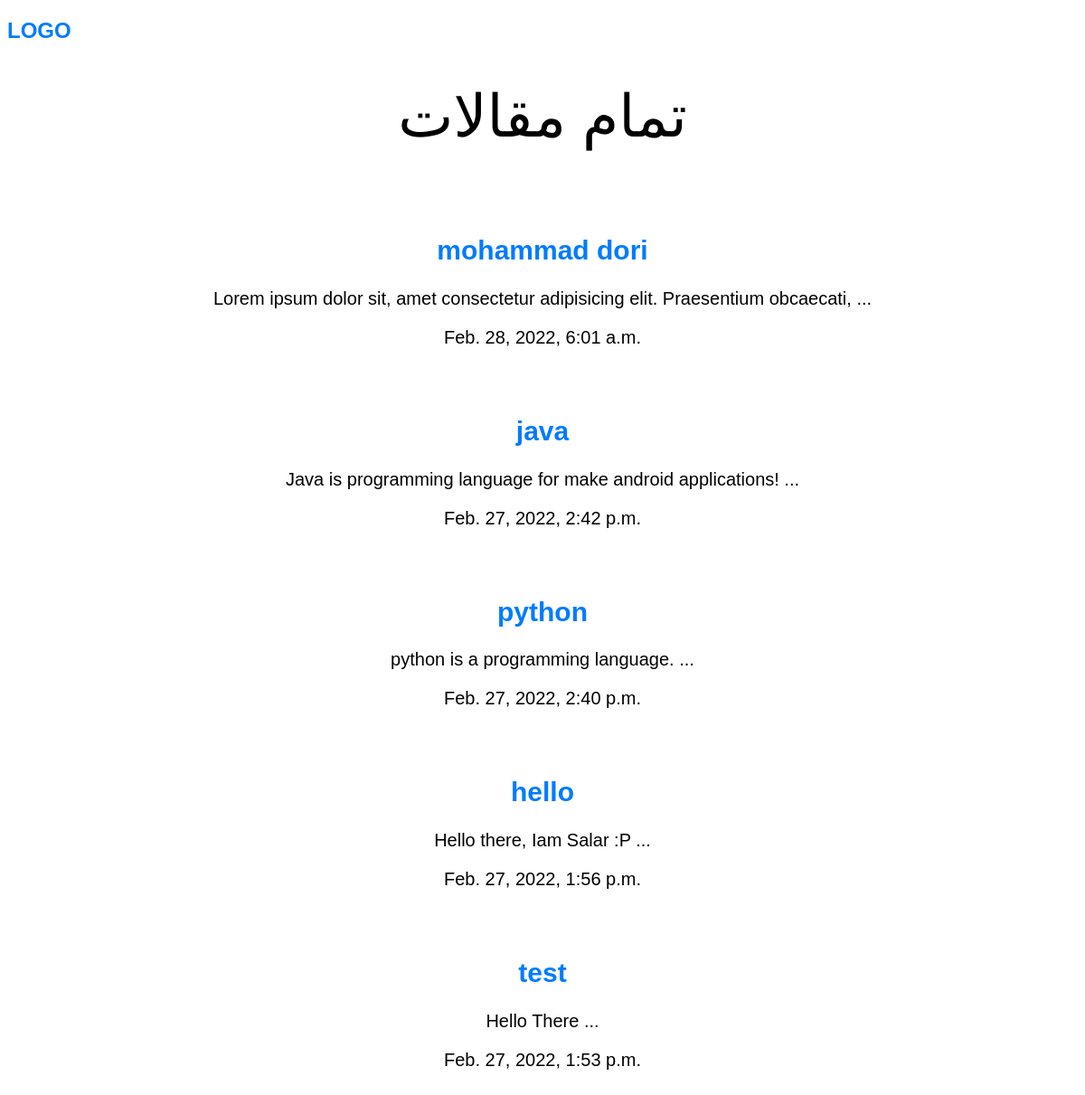
The app's page /articles/, older data.
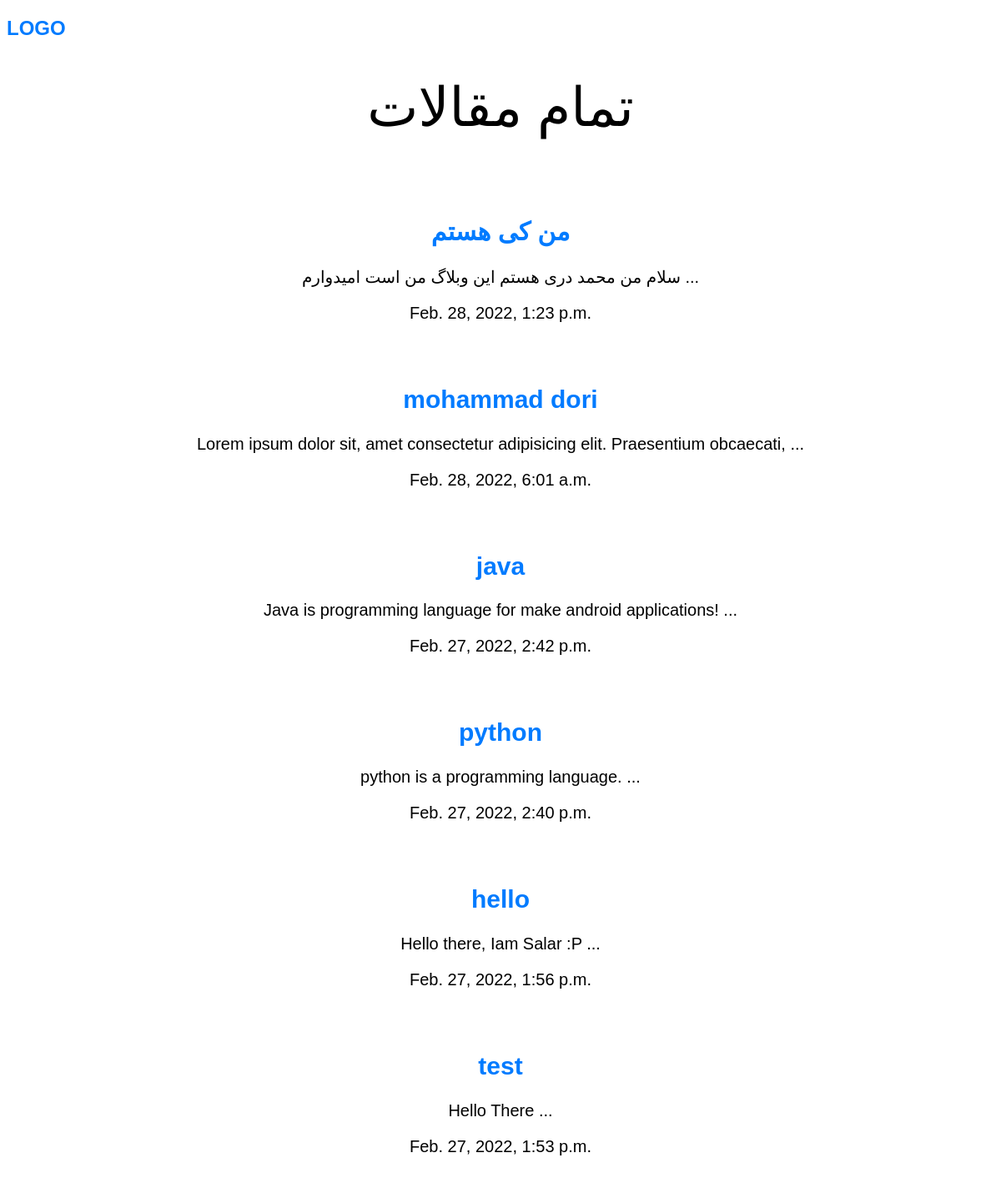
The same page, newer data.
### articles/models.py (models this page shows, shortened)
class Article(models.Model):
    title: str = models.CharField(max_length=256)
    slug = models.SlugField()
    body: str = models.TextField()
    date = models.DateTimeField(auto_now_add=True)
    image = models.ImageField(default='default.png', blank=True)
    def snippet(self):
        return " ".join(self.body[:80].split()[:10]) + " ..."

### articles/views.py (the view)
# urls.py: path("", views.articles_list, name="list"),
def articles_list(request):
    articles = models.Article.objects.all().order_by("-date")[:20]
    args = {
        "articles": articles
    }
    return render(request, "articles/articles.html", args)

### articles/templates/articles/articles.html (shortened to what this page needs)
{% extends 'base.html' %}
{% block content %}
<h1 class="title">تمام مقالات</h1>
{% for article in articles %}
<div class="articles">
  <h2>
    <a href="{% url 'articles:detail' slug=article.slug %}">{{ article.title }}</a>
  </h2>
  <p>{{ article.snippet }}</p>
  <p>{{ article.date }}</p>
</div>
{% endfor %}
{% endblock %}

Row changes from the older to the newer data that the page shows:
added Article: title "من کی هستم", snippet "سلام من محمد دری هستم این وبلاگ من است امیدوارم ...", date "Feb. 28, 2022, 1:23 p.m."
